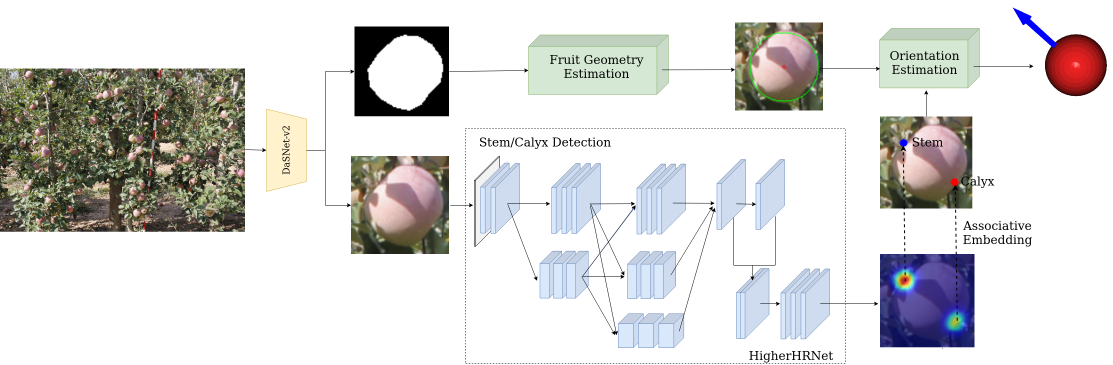
#> input picture .github/System_overview.png, 2225 x 730 px (shown at 1/2 size); its folder holds only this picture in this run
$ python -i utils.py   (imports and definitions only)
#> lines starting #> are read from the running program, lines starting #| are printed output that depends on the picture; after the words box and inside, x2 and y2 are one past the last pixel; in counts of white or black regions, pixels touching at a corner belong together
import scipy
from scipy import optimize
import itertools
from copy import deepcopy
import cv2
import numpy as np
import scipy
from skimage.morphology import skeletonize
from skimage.graph import pixel_graph
import matplotlib.pyplot as plt
import open3d as o3d

def evaluate(edge, center, radius):
    pred = []
    for i in np.arange(0, 2*np.pi, 0.1):
        x = center[0] + radius * np.cos(i)
        y = center[1] + radius * np.sin(i)
        pred.append([x,y])

    pred = np.array(pred)

    pred_tree = scipy.spatial.cKDTree(pred)

    d = pred_tree.query(edge, k=1, distance_upper_bound = 3)

    matched = len([i for i in d[0] if i != np.inf])

    percent = matched/len(edge)

    return percent

# [12 lines left out: function scale, not called in this run]

def curvature(contours, thres = 0.95, k =7):

    curve = []
    edges = []
    num_edge = -1
    new_edge = True

    for contour in contours:

        max_len = len(contour)
        step = k
        if k >= max_len:
           step = max_len -1

        if np.linalg.norm(contour[0] - contour[-1]) <  1.5:
            is_loop = True
        else:
            is_loop = False

        for i, seed in enumerate(contour):
            ind1 = i + step
            ind2 = i - step

            if ind1 >= max_len:
                if is_loop:
                    ind1 = ind1 - max_len
                else:
                    ind1 = -1

            node1 = contour[ind1]
            node2 = contour[ind2]

            chord1 = np.linalg.norm(seed - node1)
            chord2 = np.linalg.norm(seed - node2)
            chord3 = np.linalg.norm(node1 - node2)

            if chord3/(chord1 + chord2) < thres:
                curve.append(seed)
                new_edge = True

            elif new_edge:
                edges.append(seed)
                num_edge += 1
                new_edge = False

            else:
                edges[num_edge] = np.append(edges[num_edge], seed, axis = 0)

            if (i == len(contour) - 1) and len(edges) > 1:
                if chord3/(chord1 + chord2) > thres and np.linalg.norm(contour[0] - contour[-1]) <  1.5:
                    edges[0] = np.append(edges[-1], edges[0], axis = 0)
                    edges.pop(-1)

    return curve, edges

def contours_filter(contours):

    for j, contour in enumerate(contours):
        for i in range(len(contour)-2):
            if all(contour[i][0] == contour[i + 2][0]):

                new_contour = contour[::-1]
                for k, node2 in enumerate(new_contour):
                    if all(node2[0] == new_contour[k-2][0]):
                        contours[j] = contour[i+1:len(contour)-k]
                        break
                break

    return contours

def lestsq(contour):

    global x
    global y
    x = contour[:,0]
    y = contour[:,1]

    x_m = np.mean(x)
    y_m = np.mean(y)

    center_estimate = x_m, y_m
    center_2, ier = optimize.leastsq(f_2, center_estimate)

    xc_2, yc_2 = center_2
    Ri_2       = calc_R(*center_2)
    R_2        = Ri_2.mean()
    residu_2   = np.sum((Ri_2 - R_2)**2)

    return (int(xc_2), int(yc_2)), int(R_2)

def calc_R(xc, yc):
    """ calculate the distance of each 2D points from the center (xc, yc) """
    return np.sqrt((x-xc)**2 + (y-yc)**2)

def f_2(c):
    """ calculate the algebraic distance between the data points and the mean circle centered at c=(xc, yc) """
    Ri = calc_R(*c)
    return Ri - Ri.mean()

def ccw(A,B,C):
    return (C[1]-A[1])*(B[0]-A[0]) > (B[1]-A[1])*(C[0]-A[0])

def find_intersections(edge):

    v = edge[-1] - edge[0]
    v_x = v[1]
    v_y = v[0]
    c = edge[0]
    c_x = c[1]
    c_y = c[0]

    inter = []

    xs = [0,96]
    for x in xs:
        #y = slope*x + C
        y = v_y/v_x*(x - c_x) + c_y
        if 0<= y < 96:
            inter.append(np.array([y,x]))

    ys = [0,96]
    for y in ys:
        #x = (y - C)/slope
        x = v_x/v_y*(y - c_y) + c_x
        if 0 <= x < 96:
            inter.append(np.array([y,x]))

    return inter

def overlaps(img, edges):

    h,w = img.shape[0:2]

    dir = []
    mids = []
    masks = []

    corners = np.array([[0,0],[0,w],[h,w],[h,0]])

    for edge in edges:
        min_len = 10000

        inter = find_intersections(edge)

        pts = np.concatenate(([inter[0]],[inter[1]]))
        mid = edge[int(len(edge)/2)]
        mask = np.zeros_like(img)
        for corner in corners:
            if ccw(inter[0],inter[1],mid) != ccw(inter[0],inter[1],corner):
                pts = np.concatenate((pts,np.array([corner])))

        for j, iter in enumerate(itertools.permutations(pts)):
            dist=0
            for i in range(len(iter)-1):
                dist += np.linalg.norm(iter[i]-iter[i+1])

            if dist < min_len:
                choosen = iter
                min_len = dist

            if j == 5:
                break

        _=cv2.drawContours(mask, np.int32([np.array(choosen)]),0, 255, -1)

        masks.append(mask)

    return masks

def is_intersection(img, edges):
    masks = overlaps(img, edges)

    for i,mask in enumerate(masks):
        edge = edges[i-1]
        pts = [edge[1],edge[-2],edge[int(len(edge)/2)]]

        for pt in pts:

            if mask[pt[1],pt[0]] == 0:
                return False

    return True

def circle_filter(img, edges):

    img = img/255
    max_IoU = 0

    combinations = list(range(len(edges)))
    total_edges = np.array([point for edge in edges for point in edge])

    for i in itertools.permutations(range(len(edges)), r = 2):
        if i[-1] >= i[0]:
            combinations.append(i)

    for i in combinations:

        if type(i) == int:
            edge = edges[i]
            center, radius = lestsq(edge)

            IoU = evaluate(total_edges, center, radius)*0.7 + iou2(img, center, radius) *0.3
            #print('single', IoU)
            if IoU > max_IoU:
                max_IoU = IoU
                chosen = edge
        else:
            asd = is_intersection(img, [edges[i[0]], edges[i[1]]])

            if asd:
                edge = np.concatenate((edges[i[0]], edges[i[1]]))
                center, radius = lestsq(edge)

                IoU = evaluate(total_edges, center, radius)*0.5 + iou2(img, center, radius)*0.5
                #print('double', IoU)
                if IoU > max_IoU:
                    max_IoU = IoU
                    chosen = edge

    return chosen

def iou2(img, center,radius):
    img = img.astype(np.float32)
    img_BGR = cv2.cvtColor(img, cv2.COLOR_GRAY2BGR)
    total = np.sum(img/255)
    h,w = img.shape[0:2]
    epsilon = 0.001

    mask = np.zeros_like(img_BGR)
    #if center[0] < h and center[0] > 0 and center[1] < w and center[1] > 0:
    mask = cv2.circle(mask, center, radius, (255,255,255), -1)
    mask = cv2.cvtColor(mask, cv2.COLOR_BGR2GRAY)/255
    inlier = np.sum(img/255*mask)
    outlier = np.pi*radius**2 - inlier

    percent = outlier/(inlier + epsilon)

    percent = inlier/total

    return percent

def localize_apple(mask_id):

#> called with mask_id = '.github/System_overview.png'
    gray = cv2.imread(mask_id,0)
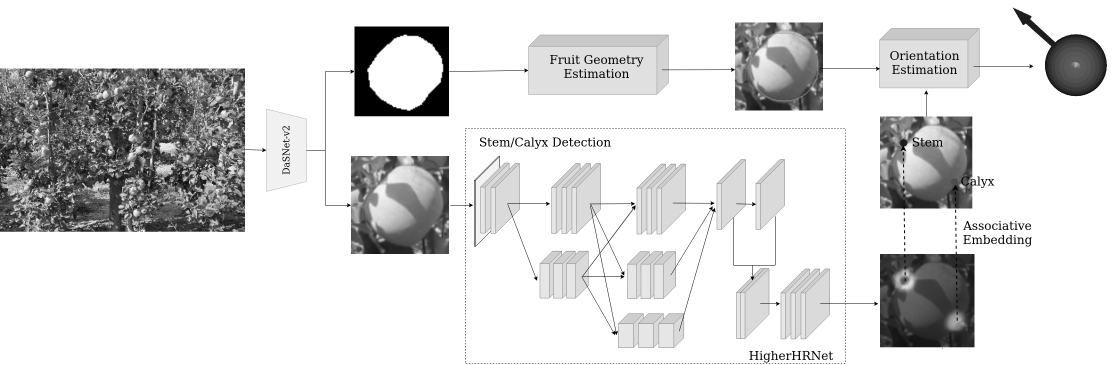
#> gray: shape (730, 2225) (shown at 1/2 size); min 0, max 255, mean 217.2
    gray = cv2.resize(gray, (96,96))
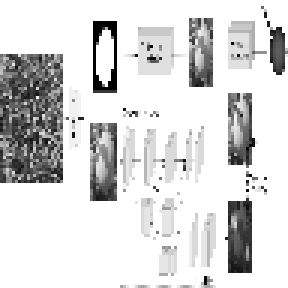
#> gray: shape (96, 96) (shown 3 times larger); min 0, max 255, mean 216.9
    gray = cv2.medianBlur(gray,3)
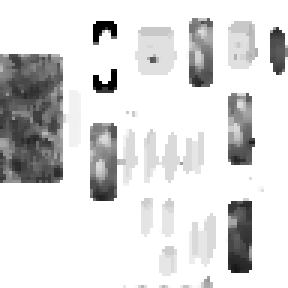
#> gray: shape (96, 96) (shown 3 times larger); min 0, max 255, mean 220.2

    edges = cv2.Canny(gray,100,200, L2gradient = True)
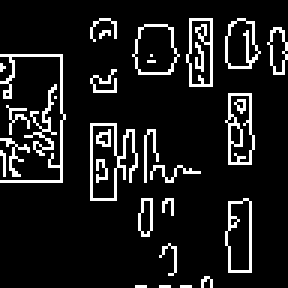
#> edges: shape (96, 96) (shown 3 times larger); 10.7% white in thin lines or dots
    edges = np.array(skeletonize(edges/255)*255).astype('uint8')
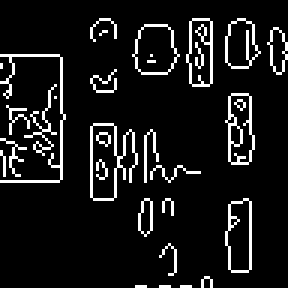
#> edges: shape (96, 96) (shown 3 times larger); 9.3% white in thin lines or dots


    contours, hierarchy = cv2.findContours(edges, cv2.RETR_EXTERNAL, cv2.CHAIN_APPROX_NONE)
#> contours = 26 contours, 18 with area under 20; largest, box (x1, y1, x2, y2) and area: (30, 41, 46, 67) 203, (44, 8, 60, 25) 186, (75, 66, 84, 91) 166, (75, 31, 85, 55) 165, (62, 6, 71, 29) 155, (75, 6, 87, 23) 132, (89, 9, 96, 25) 60, (46, 66, 51, 79) 38
    contours = [contour for contour in contours if len(contour) > 5]
#> contours = 23 contours, 15 with area under 20; largest, box (x1, y1, x2, y2) and area: (30, 41, 46, 67) 203, (44, 8, 60, 25) 186, (75, 66, 84, 91) 166, (75, 31, 85, 55) 165, (62, 6, 71, 29) 155, (75, 6, 87, 23) 132, (89, 9, 96, 25) 60, (46, 66, 51, 79) 38

    contours = contours_filter(contours)
#> the loop in contours_filter, `for j, contour in enumerate(contours):` made 23 passes
#> after the loop in contours_filter, `for j, contour in enumerate(contours):`: contours = 23 contours, 9 with area under 20; largest, box (x1, y1, x2, y2) and area: (44, 8, 60, 25) 186, (75, 66, 84, 91) 166, (75, 31, 85, 55) 165, (62, 6, 71, 29) 155, (75, 6, 87, 23) 132
    curves, edges2 = curvature(contours, thres = 0.97, k =7)
#> the loop in curvature, `for contour in contours: ` made 23 passes
#> (contour, max_len, is_loop) on passes 1 to 3: ([[63, 95], [62, 95], [61, 95]], 3, False), ([[56, 95], [55, 95], [54, 95]], 3, False), ([[48, 95], [47, 95], [46, 95]], 3, False)
#> (max_len, is_loop) on passes 4 to 9: (7, False), (15, False), (57, True), (10, False), (25, True), (22, False)
#> after the loop in curvature, `for contour in contours:`: curve = 530 items, first 6: [[63, 95]], [[62, 95]], [[56, 95]], [[55, 95]], [[48, 95]], [[47, 95]]; edges = 52 items; num_edge = 51
#> curves has the same summary as curve in curvature; edges2 = 52 items
    edges2 = [edge for edge in edges2 if len(edge) > 10]
#> edges2 = 11 items

    edges2 = circle_filter(gray, edges2)
#> in circle_filter, `combinations = list(range(len(edges)))`: combinations = [0, 1, 2, 3, 4, 5, 6, 7, 8, 9, 10]
#> in circle_filter, `total_edges = np.array([point for edge in edges for point in edge])`: total_edges = 166 pairs, first value 1 to 84, second value 11 to 85
#> the loop in circle_filter, `for i in itertools.permutations(range(len(edges)), r = 2):` made 110 passes
#> i on passes 1 to 12: (0, 1), (0, 2), (0, 3), (0, 4), (0, 5), (0, 6), (0, 7), (0, 8), (0, 9), (0, 10), (1, 0), (1, 2)
#> after the loop in circle_filter, `for i in itertools.permutations(range(len(edges)), r = 2):`: combinations = 66 items, first 6: 0, 1, 2, 3, 4, 5
#> the loop in circle_filter, `for i in combinations: ` made 66 passes
#> pass 1, in iou2, `mask = cv2.circle(mask, center, radius, (255,255,255), -1)`:
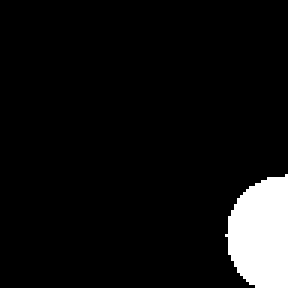
#> mask: shape (96, 96, 3) float32 (shown 3 times larger); 6.9% white; 1 white region, box (x1, y1, x2, y2) and area: (75, 58, 96, 96) 632

    center, radius = lestsq(edges2)

    return center, radius

# [158 lines left out: functions orientation_computation, visualizer_2d, draw_geometries, get_o3d_FOR, vector_magnitude, calculate_zy_rotation_for_arrow and 3 more, not called in this run]

>>> result = localize_apple('.github/System_overview.png')
